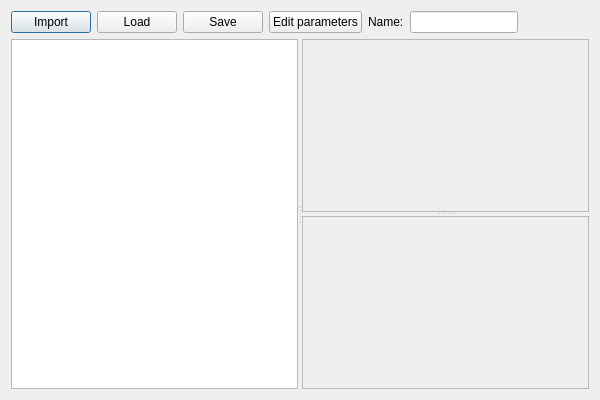
<?xml version="1.0" encoding="UTF-8"?>
<ui version="4.0">
 <class>MMF2ExtDocClass</class>
 <widget class="QDialog" name="MMF2ExtDocClass">
  <property name="geometry">
   <rect>
    <x>0</x>
    <y>0</y>
    <width>600</width>
    <height>400</height>
   </rect>
  </property>
  <property name="windowTitle">
   <string>MMF2 Extension Documenter</string>
  </property>
  <layout class="QVBoxLayout" name="verticalLayout">
   <item>
    <layout class="QHBoxLayout" name="horizontalLayout">
     <item>
      <widget class="QPushButton" name="importButton">
       <property name="text">
        <string>Import</string>
       </property>
      </widget>
     </item>
     <item>
      <widget class="QPushButton" name="loadButton">
       <property name="text">
        <string>Load</string>
       </property>
      </widget>
     </item>
     <item>
      <widget class="QPushButton" name="saveButton">
       <property name="text">
        <string>Save</string>
       </property>
      </widget>
     </item>
     <item>
      <widget class="QPushButton" name="editParamsButton">
       <property name="text">
        <string>Edit parameters</string>
       </property>
      </widget>
     </item>
     <item>
      <widget class="QLabel" name="label">
       <property name="text">
        <string>Name:</string>
       </property>
      </widget>
     </item>
     <item>
      <widget class="QLineEdit" name="objectName"/>
     </item>
     <item>
      <spacer name="horizontalSpacer">
       <property name="orientation">
        <enum>Qt::Horizontal</enum>
       </property>
       <property name="sizeHint" stdset="0">
        <size>
         <width>40</width>
         <height>20</height>
        </size>
       </property>
      </spacer>
     </item>
    </layout>
   </item>
   <item>
    <widget class="QSplitter" name="splitter_2">
     <property name="orientation">
      <enum>Qt::Horizontal</enum>
     </property>
     <widget class="QTreeView" name="treePages">
      <property name="contextMenuPolicy">
       <enum>Qt::ActionsContextMenu</enum>
      </property>
      <property name="acceptDrops">
       <bool>true</bool>
      </property>
      <property name="dragEnabled">
       <bool>true</bool>
      </property>
      <property name="dragDropMode">
       <enum>QAbstractItemView::DragDrop</enum>
      </property>
     </widget>
     <widget class="QSplitter" name="splitter">
      <property name="orientation">
       <enum>Qt::Vertical</enum>
      </property>
      <widget class="QPlainTextEdit" name="textEdit">
       <property name="enabled">
        <bool>false</bool>
       </property>
      </widget>
      <widget class="QTreeView" name="listParams">
       <property name="enabled">
        <bool>false</bool>
       </property>
       <property name="dragEnabled">
        <bool>true</bool>
       </property>
       <property name="dragDropMode">
        <enum>QAbstractItemView::InternalMove</enum>
       </property>
       <property name="defaultDropAction">
        <enum>Qt::MoveAction</enum>
       </property>
       <property name="alternatingRowColors">
        <bool>true</bool>
       </property>
       <property name="allColumnsShowFocus">
        <bool>true</bool>
       </property>
       <property name="wordWrap">
        <bool>true</bool>
       </property>
      </widget>
     </widget>
    </widget>
   </item>
  </layout>
  <action name="actionLoad">
   <property name="text">
    <string>Load</string>
   </property>
  </action>
  <action name="actionSave">
   <property name="text">
    <string>Save</string>
   </property>
  </action>
  <action name="actionImport">
   <property name="text">
    <string>Import</string>
   </property>
  </action>
  <action name="actionEditParameters">
   <property name="text">
    <string>Edit Parameters</string>
   </property>
  </action>
  <action name="actionInsertPage">
   <property name="text">
    <string>Insert page</string>
   </property>
  </action>
  <action name="actionDeletePage">
   <property name="text">
    <string>Delete page</string>
   </property>
  </action>
  <action name="actionAppendPage">
   <property name="text">
    <string>Append page</string>
   </property>
  </action>
 </widget>
 <layoutdefault spacing="6" margin="11"/>
 <resources>
  <include location="mmf2extdoc.qrc"/>
 </resources>
 <connections>
  <connection>
   <sender>loadButton</sender>
   <signal>clicked()</signal>
   <receiver>actionLoad</receiver>
   <slot>trigger()</slot>
   <hints>
    <hint type="sourcelabel">
     <x>47</x>
     <y>21</y>
    </hint>
    <hint type="destinationlabel">
     <x>-1</x>
     <y>-1</y>
    </hint>
   </hints>
  </connection>
  <connection>
   <sender>saveButton</sender>
   <signal>clicked()</signal>
   <receiver>actionSave</receiver>
   <slot>trigger()</slot>
   <hints>
    <hint type="sourcelabel">
     <x>128</x>
     <y>21</y>
    </hint>
    <hint type="destinationlabel">
     <x>-1</x>
     <y>-1</y>
    </hint>
   </hints>
  </connection>
  <connection>
   <sender>importButton</sender>
   <signal>clicked()</signal>
   <receiver>actionImport</receiver>
   <slot>trigger()</slot>
   <hints>
    <hint type="sourcelabel">
     <x>47</x>
     <y>21</y>
    </hint>
    <hint type="destinationlabel">
     <x>-1</x>
     <y>-1</y>
    </hint>
   </hints>
  </connection>
  <connection>
   <sender>actionImport</sender>
   <signal>triggered()</signal>
   <receiver>MMF2ExtDocClass</receiver>
   <slot>importExtension()</slot>
   <hints>
    <hint type="sourcelabel">
     <x>-1</x>
     <y>-1</y>
    </hint>
    <hint type="destinationlabel">
     <x>299</x>
     <y>199</y>
    </hint>
   </hints>
  </connection>
  <connection>
   <sender>actionLoad</sender>
   <signal>triggered()</signal>
   <receiver>MMF2ExtDocClass</receiver>
   <slot>loadFile()</slot>
   <hints>
    <hint type="sourcelabel">
     <x>-1</x>
     <y>-1</y>
    </hint>
    <hint type="destinationlabel">
     <x>299</x>
     <y>199</y>
    </hint>
   </hints>
  </connection>
  <connection>
   <sender>actionSave</sender>
   <signal>triggered()</signal>
   <receiver>MMF2ExtDocClass</receiver>
   <slot>saveFile()</slot>
   <hints>
    <hint type="sourcelabel">
     <x>-1</x>
     <y>-1</y>
    </hint>
    <hint type="destinationlabel">
     <x>299</x>
     <y>199</y>
    </hint>
   </hints>
  </connection>
  <connection>
   <sender>textEdit</sender>
   <signal>textChanged()</signal>
   <receiver>MMF2ExtDocClass</receiver>
   <slot>updatePageText()</slot>
   <hints>
    <hint type="sourcelabel">
     <x>446</x>
     <y>126</y>
    </hint>
    <hint type="destinationlabel">
     <x>299</x>
     <y>199</y>
    </hint>
   </hints>
  </connection>
  <connection>
   <sender>editParamsButton</sender>
   <signal>clicked()</signal>
   <receiver>actionEditParameters</receiver>
   <slot>trigger()</slot>
   <hints>
    <hint type="sourcelabel">
     <x>294</x>
     <y>21</y>
    </hint>
    <hint type="destinationlabel">
     <x>-1</x>
     <y>-1</y>
    </hint>
   </hints>
  </connection>
  <connection>
   <sender>actionEditParameters</sender>
   <signal>triggered()</signal>
   <receiver>MMF2ExtDocClass</receiver>
   <slot>editParams()</slot>
   <hints>
    <hint type="sourcelabel">
     <x>-1</x>
     <y>-1</y>
    </hint>
    <hint type="destinationlabel">
     <x>299</x>
     <y>199</y>
    </hint>
   </hints>
  </connection>
  <connection>
   <sender>actionDeletePage</sender>
   <signal>triggered()</signal>
   <receiver>MMF2ExtDocClass</receiver>
   <slot>deletePage()</slot>
   <hints>
    <hint type="sourcelabel">
     <x>-1</x>
     <y>-1</y>
    </hint>
    <hint type="destinationlabel">
     <x>299</x>
     <y>199</y>
    </hint>
   </hints>
  </connection>
  <connection>
   <sender>actionInsertPage</sender>
   <signal>triggered()</signal>
   <receiver>MMF2ExtDocClass</receiver>
   <slot>insertPage()</slot>
   <hints>
    <hint type="sourcelabel">
     <x>-1</x>
     <y>-1</y>
    </hint>
    <hint type="destinationlabel">
     <x>299</x>
     <y>199</y>
    </hint>
   </hints>
  </connection>
  <connection>
   <sender>actionAppendPage</sender>
   <signal>triggered()</signal>
   <receiver>MMF2ExtDocClass</receiver>
   <slot>appendPage()</slot>
   <hints>
    <hint type="sourcelabel">
     <x>-1</x>
     <y>-1</y>
    </hint>
    <hint type="destinationlabel">
     <x>299</x>
     <y>199</y>
    </hint>
   </hints>
  </connection>
  <connection>
   <sender>objectName</sender>
   <signal>textChanged(QString)</signal>
   <receiver>MMF2ExtDocClass</receiver>
   <slot>setExtensionName(QString)</slot>
   <hints>
    <hint type="sourcelabel">
     <x>446</x>
     <y>20</y>
    </hint>
    <hint type="destinationlabel">
     <x>299</x>
     <y>199</y>
    </hint>
   </hints>
  </connection>
 </connections>
 <slots>
  <slot>loadFile()</slot>
  <slot>saveFile()</slot>
  <slot>importExtension()</slot>
  <slot>showPage(QModelIndex)</slot>
  <slot>updatePageText()</slot>
  <slot>editParams()</slot>
  <slot>deletePage()</slot>
  <slot>insertPage()</slot>
  <slot>appendPage()</slot>
  <slot>setExtensionName(QString)</slot>
 </slots>
</ui>
